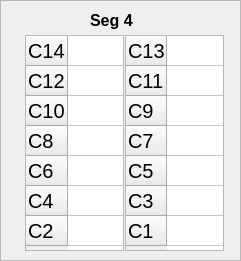
     <widget class="QFrame" name="frame_7">
      <property name="geometry">
       <rect>
        <x>740</x>
        <y>40</y>
        <width>241</width>
        <height>261</height>
       </rect>
      </property>
      <property name="frameShape">
       <enum>QFrame::StyledPanel</enum>
      </property>
      <property name="frameShadow">
       <enum>QFrame::Raised</enum>
      </property>
      <widget class="QTableWidget" name="box4_odd">
       <property name="geometry">
        <rect>
         <x>125</x>
         <y>35</y>
         <width>99</width>
         <height>216</height>
        </rect>
       </property>
       <property name="font">
        <font>
         <pointsize>15</pointsize>
        </font>
       </property>
       <attribute name="horizontalHeaderVisible">
        <bool>false</bool>
       </attribute>
       <attribute name="horizontalHeaderDefaultSectionSize">
        <number>60</number>
       </attribute>
       <row>
        <property name="text">
         <string>C13</string>
        </property>
       </row>
       <row>
        <property name="text">
         <string>C11</string>
        </property>
       </row>
       <row>
        <property name="text">
         <string>C9</string>
        </property>
       </row>
       <row>
        <property name="text">
         <string>C7</string>
        </property>
       </row>
       <row>
        <property name="text">
         <string>C5</string>
        </property>
       </row>
       <row>
        <property name="text">
         <string>C3</string>
        </property>
       </row>
       <row>
        <property name="text">
         <string>C1</string>
        </property>
       </row>
       <column>
        <property name="text">
         <string>Left</string>
        </property>
       </column>
      </widget>
      <widget class="QTableWidget" name="box4_even">
       <property name="geometry">
        <rect>
         <x>25</x>
         <y>35</y>
         <width>99</width>
         <height>216</height>
        </rect>
       </property>
       <property name="font">
        <font>
         <pointsize>15</pointsize>
         <weight>50</weight>
         <bold>false</bold>
        </font>
       </property>
       <attribute name="horizontalHeaderVisible">
        <bool>false</bool>
       </attribute>
       <attribute name="horizontalHeaderDefaultSectionSize">
        <number>60</number>
       </attribute>
       <row>
        <property name="text">
         <string>C14</string>
        </property>
       </row>
       <row>
        <property name="text">
         <string>C12</string>
        </property>
       </row>
       <row>
        <property name="text">
         <string>C10</string>
        </property>
       </row>
       <row>
        <property name="text">
         <string>C8</string>
        </property>
       </row>
       <row>
        <property name="text">
         <string>C6</string>
        </property>
       </row>
       <row>
        <property name="text">
         <string>C4</string>
        </property>
       </row>
       <row>
        <property name="text">
         <string>C2</string>
        </property>
       </row>
       <column>
        <property name="text">
         <string>Right</string>
        </property>
       </column>
      </widget>
      <widget class="QLabel" name="box4_label">
       <property name="geometry">
        <rect>
         <x>90</x>
         <y>10</y>
         <width>61</width>
         <height>21</height>
        </rect>
       </property>
       <property name="font">
        <font>
         <pointsize>12</pointsize>
         <weight>75</weight>
         <bold>true</bold>
        </font>
       </property>
       <property name="text">
        <string>Seg 4</string>
       </property>
      </widget>
     </widget>
